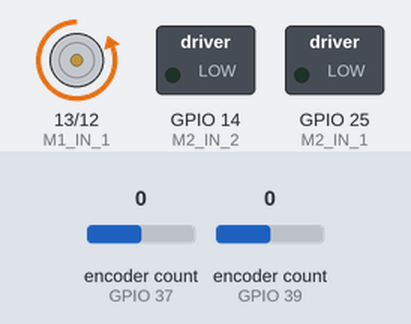
The program below on a simulated ESP32. Parts: motor-driver pin pairs drawn as motors (green arrow = first pin HIGH = forward, orange = second pin HIGH = backward, longer = more drive), switched loads named in the program (green lamp = pin HIGH). Inputs (shaded band) come from the test bench; at power-on: encoder count (sensors on GPIO 37, GPIO 39) 0. What the program prints to the serial monitor is not drawn.

Above: at 0.2 s.
Timing chart, 0 to 1.7 s (numbered marks = the images above):
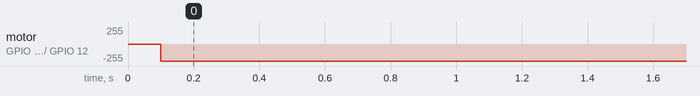

The program:

main.cpp
```cpp
#include <Arduino.h>
#include <Encoder.h>

const unsigned int M1_ENC_A = 39;
const unsigned int M1_ENC_B = 38;
const unsigned int M2_ENC_A = 37;
const unsigned int M2_ENC_B = 36;

const unsigned int M1_IN_1 = 13;
const unsigned int M1_IN_2 = 12;
const unsigned int M2_IN_1 = 25;
const unsigned int M2_IN_2 = 14;

const unsigned int M1_IN_1_CHANNEL = 8;
const unsigned int M1_IN_2_CHANNEL = 9;
const unsigned int M2_IN_1_CHANNEL = 10;
const unsigned int M2_IN_2_CHANNEL = 11;

const unsigned int M1_I_SENSE = 35;
const unsigned int M2_I_SENSE = 34;

const unsigned int PWM_VALUE = 512; // Max PWM given 8 bit resolution

const int freq = 5000;
const int resolution = 10;

void setup() {
  // Stop the right motor by setting pin 14 low
  // this pin floats high or is pulled
  // high during the bootloader phase for some reason
  pinMode(14, OUTPUT);
  digitalWrite(14, LOW);
  delay(100);

  Serial.begin(115200);
  ledcSetup(M1_IN_1_CHANNEL, freq, resolution);
  ledcSetup(M1_IN_2_CHANNEL, freq, resolution);
  ledcSetup(M2_IN_1_CHANNEL, freq, resolution);
  ledcSetup(M2_IN_2_CHANNEL, freq, resolution);

  ledcAttachPin(M1_IN_1, M1_IN_1_CHANNEL);
  ledcAttachPin(M1_IN_2, M1_IN_2_CHANNEL);
  ledcAttachPin(M2_IN_1, M2_IN_1_CHANNEL);
  ledcAttachPin(M2_IN_2, M2_IN_2_CHANNEL);

  pinMode(M1_I_SENSE, INPUT);
  pinMode(M2_I_SENSE, INPUT);

  pinMode(M2_IN_2, OUTPUT);
  pinMode(M1_IN_2, OUTPUT);
  pinMode(M2_IN_1, OUTPUT);

  pinMode(M1_IN_1, OUTPUT);

}

void loop() {
  // Create the encoder objects after the motor has
  // stopped, else some sort exception is triggered
  Encoder enc1(M1_ENC_A, M1_ENC_B);
  Encoder enc2(M2_ENC_A, M2_ENC_B);

  /*digitalWrite(M2_IN_1, HIGH);
  delay(1000);
  digitalWrite(M2_IN_1, LOW);
  delay(1000);
  digitalWrite(M1_IN_1, HIGH);
  delay(1000);
  digitalWrite(M1_IN_1, LOW);
  delay(1000);
  digitalWrite(M2_IN_2, HIGH);
  delay(1000);
  digitalWrite(M2_IN_2, LOW);
  delay(1000);
  digitalWrite(M1_IN_2, HIGH);
  delay(1000);
  digitalWrite(M1_IN_2, LOW);
  delay(1000);*/

  Serial.println("hello world!");

  long enc1_value = 0;
  long enc2_value = 0;
  digitalWrite(M1_IN_2, HIGH);
  while (enc1_value <= 360) {
    enc1_value = enc1.read();
    //wait to turn to 360 degrees
    Serial.println(enc1_value);
    Serial.println(enc2_value);

  }
  digitalWrite(M1_IN_2, LOW);
  delay(2000);

  digitalWrite(M1_IN_1, HIGH);
  while (enc1_value >= 0) {
    enc1_value = enc1.read();
    //wait to turn to 360 degrees
    Serial.println(enc1_value);
    Serial.println(enc2_value);
  }
  digitalWrite(M1_IN_1, LOW);
  delay(2000);
}
```

Measured:
- by itself, motor on GPIO 13 (M1_IN_1) / GPIO 12 (M1_IN_2): stopped → backward 255/255 at 0.10 s
